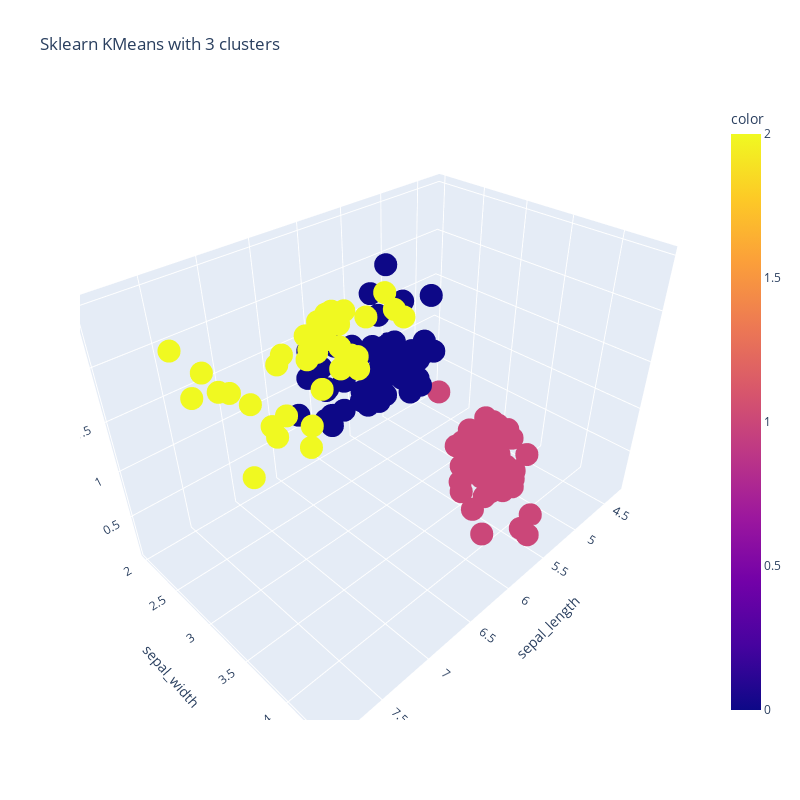

Notebook code cell kept with this figure:
### Markdown cell above
# Utilisation de la classe KMeans de la librairie sklearn pour comparer les résultats

### Code cell
Kmeans = KMeans_sklearn(n_clusters=3)
Kmeans.fit(X)
y_kmeans = Kmeans.predict(X)
centers = Kmeans.cluster_centers_

fig = px.scatter_3d(df, x='sepal_length', y='sepal_width', z='petal_width', color=y_kmeans, width=800, height=800, title='Sklearn KMeans with 3 clusters')
fig.show()

### Figure 1 — Plotly figure (JSON) as saved in the notebook; plotly's stock layout.template omitted (floating-point values rounded to 4 significant figures; data arrays with more than 128 entries replaced by an {"elided": "..."} marker saying what was removed)
{"data": [{"hovertemplate": "sepal_length=%{x}<br>sepal_width=%{y}<br>petal_width=%{z}<br>color=%{marker.color}<extra></extra>", "legendgroup": "", "marker": {"color": {"elided": "150 int values"}, "coloraxis": "coloraxis", "symbol": "circle"}, "mode": "markers", "name": "", "scene": "scene", "showlegend": false, "type": "scatter3d", "x": {"elided": "150 float values"}, "y": {"elided": "150 float values"}, "z": {"elided": "150 float values"}}], "layout": {"coloraxis": {"colorbar": {"title": {"text": "color"}}, "colorscale": [[0, "#0d0887"], [0.1111, "#46039f"], [0.2222, "#7201a8"], [0.3333, "#9c179e"], [0.4444, "#bd3786"], [0.5556, "#d8576b"], [0.6667, "#ed7953"], [0.7778, "#fb9f3a"], [0.8889, "#fdca26"], [1, "#f0f921"]]}, "height": 800, "legend": {"tracegroupgap": 0}, "scene": {"domain": {"x": [0, 1], "y": [0, 1]}, "xaxis": {"title": {"text": "sepal_length"}}, "yaxis": {"title": {"text": "sepal_width"}}, "zaxis": {"title": {"text": "petal_width"}}}, "title": {"text": "Sklearn KMeans with 3 clusters"}, "width": 800}}
